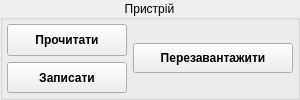
             <widget class="QGroupBox" name="groupBox_2">
              <property name="title">
               <string>Пристрій</string>
              </property>
              <property name="alignment">
               <set>Qt::AlignmentFlag::AlignCenter</set>
              </property>
              <layout class="QHBoxLayout" name="horizontalLayout_9">
               <property name="leftMargin">
                <number>4</number>
               </property>
               <property name="topMargin">
                <number>4</number>
               </property>
               <property name="rightMargin">
                <number>4</number>
               </property>
               <property name="bottomMargin">
                <number>4</number>
               </property>
               <item>
                <layout class="QVBoxLayout" name="verticalLayout_5">
                 <property name="spacing">
                  <number>6</number>
                 </property>
                 <property name="rightMargin">
                  <number>0</number>
                 </property>
                 <item>
                  <widget class="QPushButton" name="pbReadSettings">
                   <property name="minimumSize">
                    <size>
                     <width>120</width>
                     <height>0</height>
                    </size>
                   </property>
                   <property name="maximumSize">
                    <size>
                     <width>120</width>
                     <height>1600</height>
                    </size>
                   </property>
                   <property name="font">
                    <font>
                     <pointsize>9</pointsize>
                     <bold>true</bold>
                     <stylestrategy>PreferDefault</stylestrategy>
                    </font>
                   </property>
                   <property name="text">
                    <string>Прочитати</string>
                   </property>
                  </widget>
                 </item>
                 <item>
                  <widget class="QPushButton" name="pbApplySettings">
                   <property name="minimumSize">
                    <size>
                     <width>120</width>
                     <height>0</height>
                    </size>
                   </property>
                   <property name="maximumSize">
                    <size>
                     <width>120</width>
                     <height>1600</height>
                    </size>
                   </property>
                   <property name="font">
                    <font>
                     <pointsize>9</pointsize>
                     <bold>true</bold>
                    </font>
                   </property>
                   <property name="text">
                    <string>Записати</string>
                   </property>
                  </widget>
                 </item>
                </layout>
               </item>
               <item>
                <widget class="QPushButton" name="pbReload">
                 <property name="minimumSize">
                  <size>
                   <width>160</width>
                   <height>30</height>
                  </size>
                 </property>
                 <property name="maximumSize">
                  <size>
                   <width>160</width>
                   <height>30</height>
                  </size>
                 </property>
                 <property name="font">
                  <font>
                   <pointsize>9</pointsize>
                   <bold>true</bold>
                  </font>
                 </property>
                 <property name="text">
                  <string>Перезавантажити</string>
                 </property>
                </widget>
               </item>
              </layout>
             </widget>
